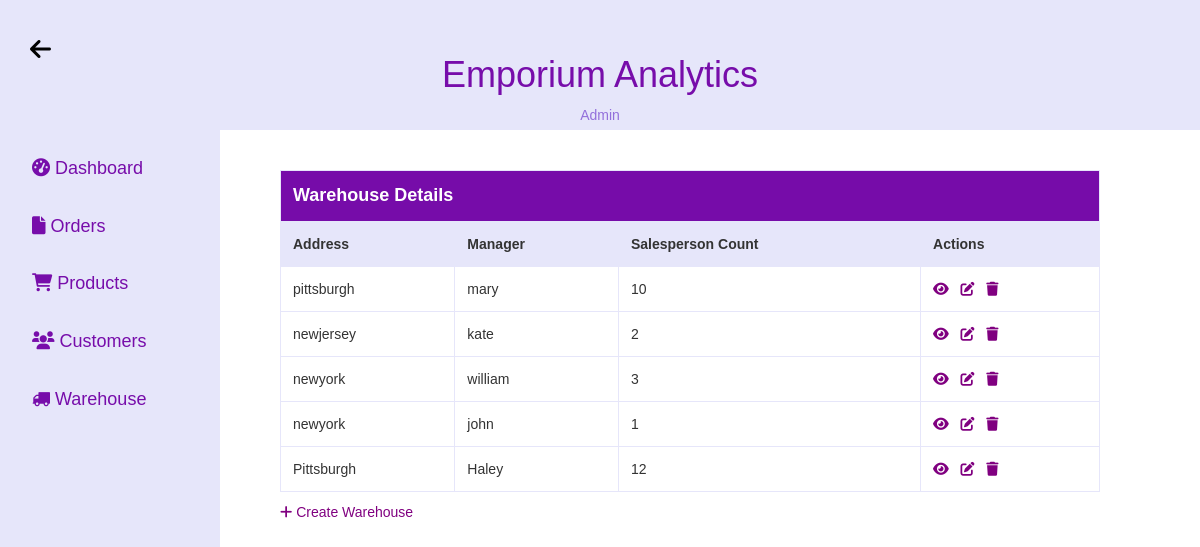
The page /warehouses/ on the database its author committed.
### store/models.py (models this page shows, shortened)
class StoreWarehouse(models.Model):
    id = models.AutoField(primary_key=True)
    address = models.CharField(max_length=20)
    store_manager = models.TextField()  # Assuming the Store_Manager field is a text field
    salespersons = models.IntegerField()
    region_ID = models.IntegerField()
    class Meta:
        db_table = 'store_warehouse'

### store/views.py (the view)
# urls.py: path('warehouses/', views.warehouse_list, name='warehouse_list'),
def warehouse_list(request):
    warehouses = StoreWarehouse.objects.all()
    return render(request, 'store/warehouse_list.html', {'warehouses': warehouses})

### store/Templates/store/warehouse_list.html (shortened to what this page needs)
<!DOCTYPE html>
<html lang="en">
<head>
    <link rel="stylesheet" href="https://cdnjs.cloudflare.com/ajax/libs/font-awesome/6.0.0/css/all.min.css">
    <link rel="stylesheet" href="https://maxcdn.bootstrapcdn.com/font-awesome/4.7.0/css/font-awesome.min.css">
    <link rel="stylesheet" href="https://maxcdn.bootstrapcdn.com/bootstrap/3.3.7/css/bootstrap.min.css">
</head>
<body>
<header>
    <h1><span>Emporium Analytics</span></h1>
    <a href="/" class="back-btn"><i class="fas fa-arrow-left"></i></a>
    <a href="/admin" data-after="Admin" style="color:mediumpurple">Admin</a>
</header>
<div class="sidebar">
    <a href="/dashboard">
        <i class="fas fa-tachometer-alt"></i> Dashboard
    </a>
    <a href="/order_items">
        <i class="fas fa-file"></i> Orders
    </a>
    <a href="/products">
        <i class="fas fa-shopping-cart"></i> Products
    </a>
    <a href="/customers">
        <i class="fas fa-users"></i> Customers
    </a>
    <a href="/warehouses">
        <i class="fa fa-truck"></i> Warehouse
    </a>
</div>
<div class="content">
    <table>
        <thead>
            <tr style="background-color: rgba(116,8,168,0.98); color:white; font-weight: bold; font-size: 18px;">
                <td colspan="5">Warehouse Details</td>
            </tr>
            <tr>
                <th>Address</th>
                <th>Manager</th>
                <th>Salesperson Count</th>
                <th>Actions</th>
            </tr>
        </thead>
        <tbody>
            {% for warehouse in warehouses %}
            <tr>
                <td>{{ warehouse.address }}</td>
                <td>{{ warehouse.store_manager}}</td>
                <td>{{ warehouse.salespersons }}</td>
                <td>
                    <a href="{% url 'warehouse_detail' warehouse_id=warehouse.id %}" class="icon" style="color:purple"><i class="fas fa-eye"></i></a>&nbsp;&nbsp;
                    <a href="{% url 'warehouse_update' warehouse_id=warehouse.id %}" class="icon" style="color:purple"><i class="fas fa-edit"></i></a>&nbsp;&nbsp;
                    <a href="{% url 'warehouse_delete' warehouse_id=warehouse.id %}" class="icon" style="color:purple"><i class="fas fa-trash"></i></a>
                </td>
            </tr>
            {% endfor %}
        </tbody>
    </table>
    <div style="padding-top: 10px">
        <a href="{% url 'warehouse_create' %}" class="icon" style="color:purple"><i class="fas fa-plus"></i> Create Warehouse</a>
    </div>
</div>
</body>
</html>

### store/Templates/store/warehouse_list.html (style rules this page uses)
body { font-family: Arial, sans-serif; margin: 0; padding: 0; display: flex; min-height: 100vh; flex-direction: column; }
table { width: 100%; border-collapse: collapse; margin-top: 10px; }
th, td { border: 1px solid lavender; padding: 12px; text-align: left; }
th { background-color: lavender; }
h1 { font-family: 'Copperplate Gothic Light', sans-serif; text-align: center; margin-top: 50px; }
h1 span { color: rgba(116, 8, 168, 0.98); transition: color 0.3s ease-in-out; }
header { background-color: lavender; border-color: black; color: white; padding: 5px; text-align: center; position: fixed; width: 100%; z-index: 1000; }
.sidebar { width: 220px; background-color: lavender; padding-top: 80px; height: 100%; position: fixed; left: 0; top: 60px; overflow-x: hidden; }
.sidebar a { padding: 16px 16px 16px 32px; text-decoration: none; font-size: 18px; color: rgba(116, 8, 168, 0.98); display: block; }
.content { padding: 100px; margin-left: 180px; display: flex; justify-content: space-between; flex-wrap: wrap; margin-top: 60px; }
.back-btn { position: absolute; top: 50px; left: 20px; transform: translateY(-50%); padding: 10px; background-color: lavender; color: black; border: none; cursor: pointer; }
.back-btn i { font-size: 24px; margin-right: 10px; }

### rows shown on the page
StoreWarehouse: address "pittsburgh", store_manager "mary", salespersons "10"
StoreWarehouse: address "newjersey", store_manager "kate", salespersons "2"
StoreWarehouse: address "newyork", store_manager "william", salespersons "3"
StoreWarehouse: address "newyork", store_manager "john", salespersons "1"
StoreWarehouse: address "Pittsburgh", store_manager "Haley", salespersons "12"
